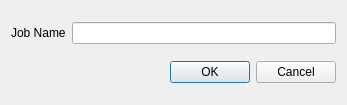
<?xml version="1.0" encoding="UTF-8"?>
<ui version="4.0">
 <class>CreateJob</class>
 <widget class="QDialog" name="CreateJob">
  <property name="geometry">
   <rect>
    <x>0</x>
    <y>0</y>
    <width>347</width>
    <height>105</height>
   </rect>
  </property>
  <property name="windowTitle">
   <string>Dialog</string>
  </property>
  <layout class="QGridLayout" name="gridLayout">
   <item row="0" column="0">
    <layout class="QHBoxLayout" name="horizontalLayout">
     <item>
      <layout class="QVBoxLayout" name="verticalLayout">
       <item>
        <widget class="QLabel" name="label_name">
         <property name="text">
          <string>Job Name</string>
         </property>
        </widget>
       </item>
      </layout>
     </item>
     <item>
      <layout class="QVBoxLayout" name="verticalLayout_2">
       <item>
        <widget class="QLineEdit" name="lineEdit_name"/>
       </item>
      </layout>
     </item>
    </layout>
   </item>
   <item row="1" column="0">
    <widget class="QDialogButtonBox" name="buttonBox">
     <property name="standardButtons">
      <set>QDialogButtonBox::Cancel|QDialogButtonBox::Ok</set>
     </property>
    </widget>
   </item>
  </layout>
 </widget>
 <resources/>
 <connections/>
</ui>
